Frame 1 (no input): blank canvas, image omitted
Frame 60 (no input): blank canvas, image omitted
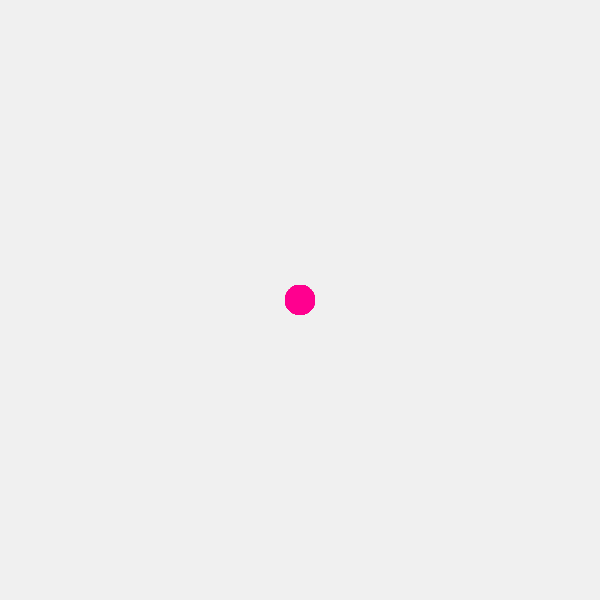
Frame 120 (the mouse pressed at the canvas centre since frame 60)

The p5.js sketch whose frames 1 and 60 were blank and that drew this single picture after the mouse press (run headless with seeded random() and noise() and a simulated clock; from frame 60 on, the mouse is pressed at the canvas centre):

// p5.js sketch
// ── sketch.js
// 1) Palette + size
const palette = ["#FF008E84", "#0062FF9B", "#EAFF0084"];
let colorIndex = 0;
let sizeVal = 30;

// 2) Brush registry (array of functions)
const brushes = [brushCircle, brushSquare, brushStreak, eraseMode];
let currentBrush = 0; // 0, 1, or 2

function setup() {
  createCanvas(600, 600);
  background(240);
  rectMode(CENTER);
}

function draw() {
  // paint only while mouse is held
  if (mouseIsPressed) {
    const col = palette[colorIndex];
    // call the selected brush function
    brushes[currentBrush](mouseX, mouseY, col, sizeVal);
  }
}

// 3) Brush functions (students can customize/extend)
function brushCircle(x, y, c, s) {
  noStroke();
  fill(c);
  ellipse(x, y, s);
}

function brushSquare(x, y, c, s) {
  push();
  translate(x, y);
  noStroke();
  fill(c);
  rect(0, 0, s, s);
  pop();
}

function brushStreak(x, y, c, s) {
  stroke(c);
  strokeWeight(max(2, s / 8));
  line(x, y, x + 30, y + 10);
}

function eraseMode(x, y, c, s) {
  noStroke();
  fill("#eee");
  ellipse(x, y, s * 3);
}

// 4) Brush UI: select brush, cycle color, change size, clear
function keyPressed() {
  switch (key) {
    case "1":
      currentBrush = 0; // circle
      break;
    case "2":
      currentBrush = 1; // square
      break;
    case "3":
      currentBrush = 2; // streak
      break;
    case "0":
      currentBrush = 3; //erase
      break;
  }
  if (key == "C" || key == "c") {
    colorIndex = (colorIndex + 1) % palette.length; // cycle color
  }
  if (key == "+" || key == "=") {
    sizeVal += 4;
  }
  if (key == "-" || key == "_") {
    sizeVal = max(4, sizeVal - 4);
  }
  if (key == "X" || key == "x") {
    background(240); // clear canvas
  }

  // TODO: add an 'E' (eraser) mode by painting with background color
  // e.g., if eraserMode, use color(240) instead of palette[colorIndex]
}
